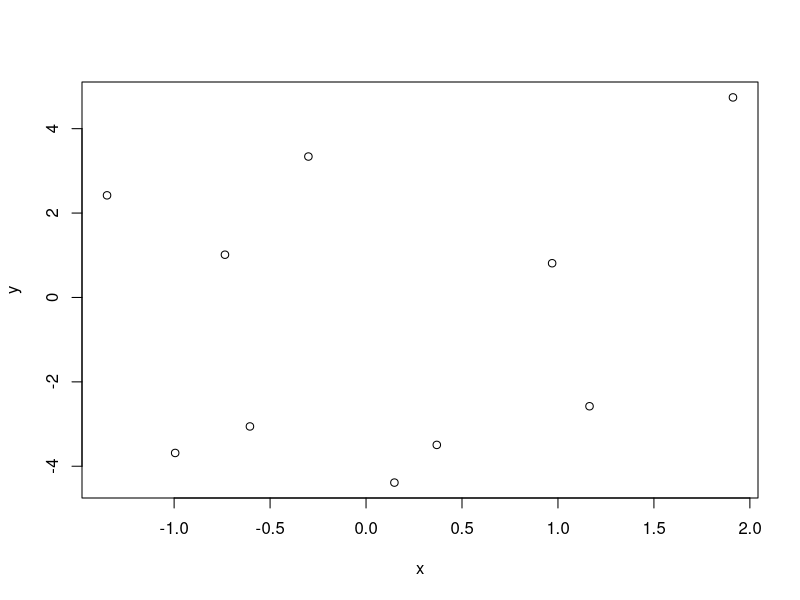

Source code (R):
x <- rnorm(10)
y <- rnorm(10, sd = 3)
tt <- t.test(x, y, var.equal = TRUE)
t.test(x, y, var.equal = TRUE)
print(tt)

pval <- tt$p.value
(pval <- tt$p.value)
invisible(tt$p.value) ## no output

fm <- lm(y ~ x)
summary(fm)

plot(x, y)
s <- summary(fm)
class(s)
str(s)

coef(fm)
coef(s)
cm <- coef(s)
cm
print(cm)
cm["(Intercept)", "Pr(>|t|)"]
